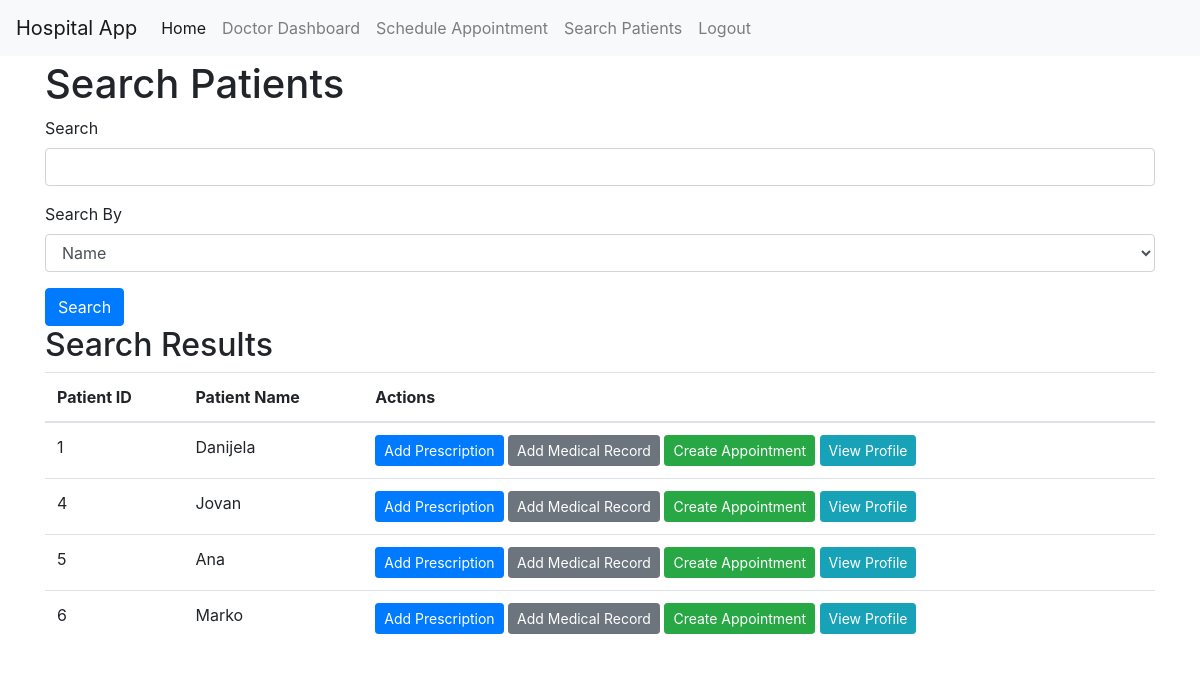
/doctor/search_patients (signed in), run on the app's committed database.
### models.py (models this page shows, shortened)
class User(UserMixin, db.Model):
    __tablename__ = 'user'
    id = db.Column(db.Integer, primary_key=True)
    email = db.Column(db.String(120), index=True, unique=True, nullable=False)
    password_hash = db.Column(db.String(128), nullable=False)
    role = db.Column(db.String(20), default='patient', nullable=False)  # role: admin, doctor, patient
    appointments = db.relationship('Appointment', backref='doctor', lazy=True, foreign_keys='Appointment.doctor_id')  # Specify foreign key
    medical_records = db.relationship('MedicalRecord', backref='patient', lazy=True)
    name = db.Column(db.String(64), index=True)
    specialization = db.Column(db.String(100), nullable=True)
    position = db.Column(db.String(100), nullable=True)  # Staff

### app.py (the view, shortened to what this page needs)
@app.route('/doctor/search_patients', methods=['GET', 'POST'])
@login_required
def search_patients():
    if current_user.role != 'doctor':
        return "You are not authorized to access this page."
    form = DoctorSearchForm()
    patients = User.query.filter_by(role='patient').all()  # Default to all patients
    return render_template('doctor/search_patients.html', form=form, patients=patients)

### forms.py
class DoctorSearchForm(FlaskForm):
    search_term = StringField('Search', validators=[Optional()])
    search_by = SelectField('Search By', choices=[('name', 'Name'), ('specialization', 'Specialization')], validators=[DataRequired()])
    submit = SubmitField('Search')

### app.py (called while the page is built)
@login_manager.user_loader
def load_user(user_id):
    return db.session.get(User, int(user_id))

### templates/doctor/search_patients.html (shortened to what this page needs)
{% extends 'base.html' %} {% block content %}
<h1>Search Patients</h1>
<form method="POST">
	<div class="form-group">
		{{ form.search_term.label }} {{ form.search_term(class="form-control")
		}}
	</div>
	<div class="form-group">
		{{ form.search_by.label }} {{ form.search_by(class="form-control") }}
	</div>
	{{ form.submit(class="btn btn-primary") }}
</form>
<h2>Search Results</h2>
{% if patients %}
<table class="table">
	<thead>
		<tr>
			<th>Patient ID</th>
			<th>Patient Name</th>
			<th>Actions</th>
		</tr>
	</thead>
	<tbody>
		{% for patient in patients %}
		<tr>
			<td>{{ patient.id }}</td>
			<td>{{ patient.name }}</td>
			<td>
				<a
					href="{{ url_for('issue_prescription', patient_id=patient.id) }}"
					class="btn btn-sm btn-primary"
					>Add Prescription</a
				>
				<a
					href="{{ url_for('add_medical_record', patient_id=patient.id) }}"
					class="btn btn-sm btn-secondary"
					>Add Medical Record</a
				>
				<a
					href="{{ url_for('schedule_appointment', patient_id=patient.id) }}"
					class="btn btn-sm btn-success"
					>Create Appointment</a
				>
				<a
					href="{{ url_for('patient_profile', patient_id=patient.id) }}"
					class="btn btn-sm btn-info"
					>View Profile</a
				>
			</td>
		</tr>
		{% endfor %}
	</tbody>
</table>
{% else %}
<p>No patients found.</p>
{% endif %} {% endblock %}

### templates/base.html (style rules this page uses)
body { padding-top: 60px; }

### data on the page
User: id "1", name "Danijela"
User: id "4", name "Jovan"
User: id "5", name "Ana"
User: id "6", name "Marko"
